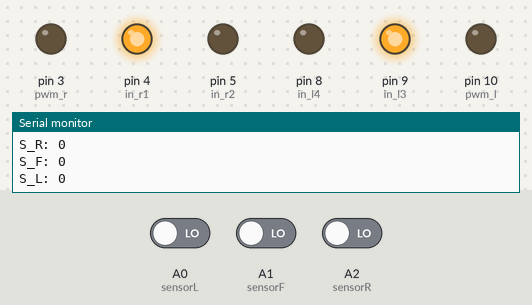
Recording of a sketch running on a simulated Arduino Uno, built with avr-gcc and run on an emulated ATmega328P. Parts: output pins drawn as LEDs (lit = HIGH), the last lines printed to the serial monitor. The inputs (shaded band) are chosen by the test bench; at power-on: A0 (sensorL) LOW, A1 (sensorF) LOW, A2 (sensorR) LOW.

Above: at 0.1 s.
At 6.1 s:
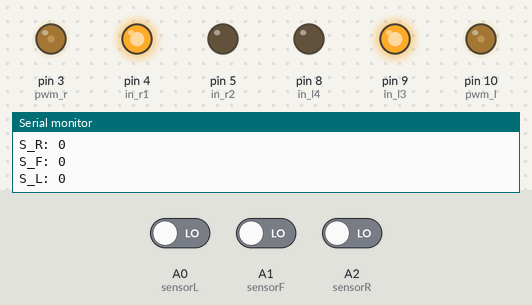
At 19.1 s:
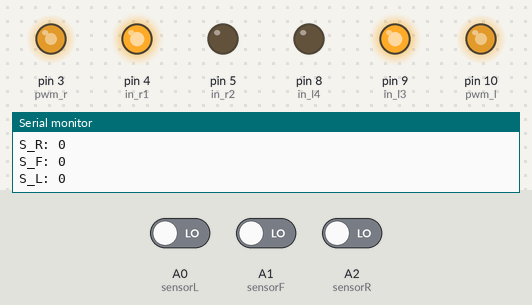
At 38.1 s:
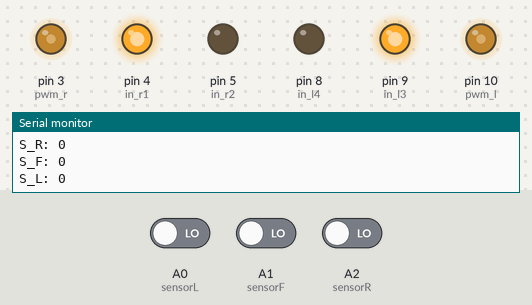
Timing chart, 0 to 40.0 s (numbered marks = the images above):
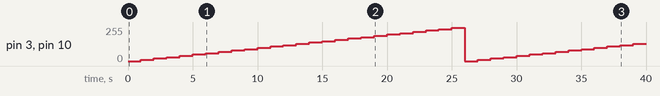

The sketch:

test_harware.ino
```cpp
#define pwm_r 3
#define in_r1 4
#define in_r2 5

#define pwm_l 10
#define in_l3 9
#define in_l4 8

#define sensorR A2
#define sensorF A1
#define sensorL A0

int speedR = 0;
void setup() {
  Serial.begin(9600);
  // put your setup code here, to run once:
pinMode(pwm_r,OUTPUT);
pinMode(in_r1,OUTPUT);
pinMode(in_r2,OUTPUT);

pinMode(pwm_l,OUTPUT);
pinMode(in_l3,OUTPUT);
pinMode(in_l4,OUTPUT);


digitalWrite(in_r1,HIGH);
digitalWrite(in_r2,LOW);

digitalWrite(in_l3,HIGH);
digitalWrite(in_l4,LOW);

pinMode(sensorR,INPUT);
pinMode(sensorF,INPUT);
pinMode(sensorL,INPUT);

}

void loop() {
  // put your main code here, to run repeatedly:
analogWrite(pwm_r,speedR);
analogWrite(pwm_l,speedR);
Serial.print("SpeedPWM:");
Serial.println(speedR);

Serial.print("S_R: ");
Serial.println(digitalRead(sensorR));
Serial.print("S_F: ");
Serial.println(digitalRead(sensorF));
Serial.print("S_L: ");
Serial.println(digitalRead(sensorL));

delay(1000);
speedR +=10;
if(speedR>255)speedR = 0;

}
```

Measured:
- by itself, pin 3 (pwm_r), pin 10 (pwm_l): 0/255 → 10/255 at 1.0 s, → 20/255 1.0 s later, → 30/255 1.0 s later, → 40/255 1.0 s later, … (39 changes in this stretch)
